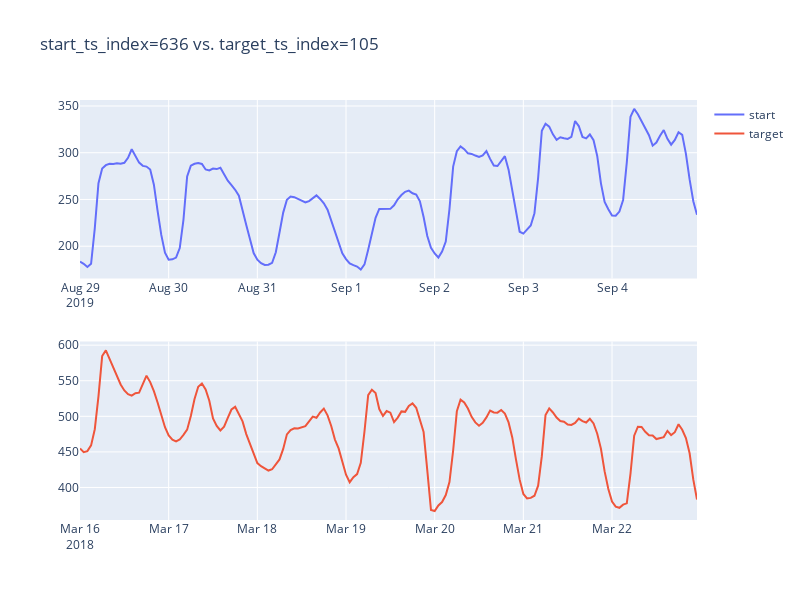

Notebook code for this chart:
### Code cell
fig = make_subplots(rows=2, cols=1)

fig.add_trace(go.Line(x=data[start_ts_index].index, y=data[start_ts_index]["grid1-load"], name="start"), row=1, col=1)
fig.add_trace(go.Line(x=data[target_ts_index].index, y=data[target_ts_index]["grid1-load"], name="target"), row=2, col=1)

fig.update_layout(height=600, width=800, title_text=f"{start_ts_index=} vs. {target_ts_index=}")

fig.show()

### Figure 1 — Plotly figure (JSON) as saved in the notebook; plotly's stock layout.template omitted (floating-point values rounded to 4 significant figures; data arrays with more than 128 entries replaced by an {"elided": "..."} marker saying what was removed)
{"data": [{"name": "start", "type": "scatter", "x": {"elided": "168 str values"}, "xaxis": "x", "y": {"elided": "168 float values"}, "yaxis": "y"}, {"name": "target", "type": "scatter", "x": {"elided": "168 str values"}, "xaxis": "x2", "y": {"elided": "168 float values"}, "yaxis": "y2"}], "layout": {"height": 600, "title": {"text": "start_ts_index=636 vs. target_ts_index=105"}, "width": 800, "xaxis": {"anchor": "y", "domain": [0, 1]}, "xaxis2": {"anchor": "y2", "domain": [0, 1]}, "yaxis": {"anchor": "x", "domain": [0.575, 1]}, "yaxis2": {"anchor": "x2", "domain": [0, 0.425]}}}
